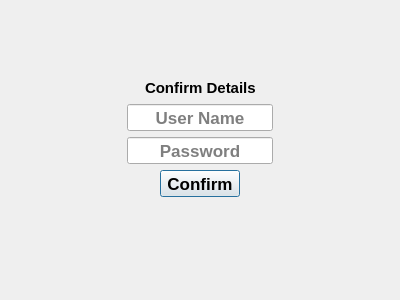
<?xml version="1.0" encoding="UTF-8"?>
<ui version="4.0">
 <class>Confirm</class>
 <widget class="QDialog" name="Confirm">
  <property name="geometry">
   <rect>
    <x>0</x>
    <y>0</y>
    <width>400</width>
    <height>300</height>
   </rect>
  </property>
  <property name="font">
   <font>
    <pointsize>13</pointsize>
    <weight>75</weight>
    <bold>true</bold>
   </font>
  </property>
  <property name="windowTitle">
   <string>Dialog</string>
  </property>
  <layout class="QGridLayout" name="gridLayout_2">
   <item row="0" column="1">
    <spacer name="verticalSpacer">
     <property name="orientation">
      <enum>Qt::Vertical</enum>
     </property>
     <property name="sizeHint" stdset="0">
      <size>
       <width>20</width>
       <height>65</height>
      </size>
     </property>
    </spacer>
   </item>
   <item row="1" column="0">
    <spacer name="horizontalSpacer_7">
     <property name="orientation">
      <enum>Qt::Horizontal</enum>
     </property>
     <property name="sizeHint" stdset="0">
      <size>
       <width>58</width>
       <height>20</height>
      </size>
     </property>
    </spacer>
   </item>
   <item row="1" column="1">
    <layout class="QVBoxLayout" name="verticalLayout">
     <item>
      <layout class="QHBoxLayout" name="horizontalLayout">
       <item>
        <spacer name="horizontalSpacer">
         <property name="orientation">
          <enum>Qt::Horizontal</enum>
         </property>
         <property name="sizeHint" stdset="0">
          <size>
           <width>40</width>
           <height>20</height>
          </size>
         </property>
        </spacer>
       </item>
       <item>
        <widget class="QLabel" name="label">
         <property name="sizePolicy">
          <sizepolicy hsizetype="Fixed" vsizetype="Fixed">
           <horstretch>0</horstretch>
           <verstretch>0</verstretch>
          </sizepolicy>
         </property>
         <property name="maximumSize">
          <size>
           <width>151</width>
           <height>17</height>
          </size>
         </property>
         <property name="font">
          <font>
           <pointsize>11</pointsize>
           <weight>75</weight>
           <bold>true</bold>
          </font>
         </property>
         <property name="text">
          <string>Confirm Details</string>
         </property>
        </widget>
       </item>
       <item>
        <spacer name="horizontalSpacer_2">
         <property name="orientation">
          <enum>Qt::Horizontal</enum>
         </property>
         <property name="sizeHint" stdset="0">
          <size>
           <width>40</width>
           <height>20</height>
          </size>
         </property>
        </spacer>
       </item>
      </layout>
     </item>
     <item>
      <layout class="QHBoxLayout" name="horizontalLayout_2">
       <item>
        <spacer name="horizontalSpacer_3">
         <property name="orientation">
          <enum>Qt::Horizontal</enum>
         </property>
         <property name="sizeHint" stdset="0">
          <size>
           <width>40</width>
           <height>20</height>
          </size>
         </property>
        </spacer>
       </item>
       <item>
        <widget class="QLineEdit" name="userName">
         <property name="sizePolicy">
          <sizepolicy hsizetype="Fixed" vsizetype="Fixed">
           <horstretch>0</horstretch>
           <verstretch>0</verstretch>
          </sizepolicy>
         </property>
         <property name="maximumSize">
          <size>
           <width>146</width>
           <height>27</height>
          </size>
         </property>
         <property name="alignment">
          <set>Qt::AlignCenter</set>
         </property>
         <property name="placeholderText">
          <string>User Name</string>
         </property>
        </widget>
       </item>
       <item>
        <spacer name="horizontalSpacer_4">
         <property name="orientation">
          <enum>Qt::Horizontal</enum>
         </property>
         <property name="sizeHint" stdset="0">
          <size>
           <width>40</width>
           <height>20</height>
          </size>
         </property>
        </spacer>
       </item>
      </layout>
     </item>
     <item>
      <layout class="QHBoxLayout" name="horizontalLayout_3">
       <item>
        <spacer name="horizontalSpacer_5">
         <property name="orientation">
          <enum>Qt::Horizontal</enum>
         </property>
         <property name="sizeHint" stdset="0">
          <size>
           <width>40</width>
           <height>20</height>
          </size>
         </property>
        </spacer>
       </item>
       <item>
        <widget class="QLineEdit" name="password">
         <property name="sizePolicy">
          <sizepolicy hsizetype="Fixed" vsizetype="Fixed">
           <horstretch>0</horstretch>
           <verstretch>0</verstretch>
          </sizepolicy>
         </property>
         <property name="maximumSize">
          <size>
           <width>146</width>
           <height>27</height>
          </size>
         </property>
         <property name="alignment">
          <set>Qt::AlignCenter</set>
         </property>
         <property name="placeholderText">
          <string>Password</string>
         </property>
        </widget>
       </item>
       <item>
        <spacer name="horizontalSpacer_6">
         <property name="orientation">
          <enum>Qt::Horizontal</enum>
         </property>
         <property name="sizeHint" stdset="0">
          <size>
           <width>40</width>
           <height>20</height>
          </size>
         </property>
        </spacer>
       </item>
      </layout>
     </item>
     <item>
      <layout class="QHBoxLayout" name="horizontalLayout_4">
       <item>
        <spacer name="horizontalSpacer_9">
         <property name="orientation">
          <enum>Qt::Horizontal</enum>
         </property>
         <property name="sizeHint" stdset="0">
          <size>
           <width>40</width>
           <height>20</height>
          </size>
         </property>
        </spacer>
       </item>
       <item>
        <widget class="QPushButton" name="confirm">
         <property name="sizePolicy">
          <sizepolicy hsizetype="Fixed" vsizetype="Fixed">
           <horstretch>0</horstretch>
           <verstretch>0</verstretch>
          </sizepolicy>
         </property>
         <property name="maximumSize">
          <size>
           <width>146</width>
           <height>27</height>
          </size>
         </property>
         <property name="text">
          <string>Confirm</string>
         </property>
        </widget>
       </item>
       <item>
        <spacer name="horizontalSpacer_10">
         <property name="orientation">
          <enum>Qt::Horizontal</enum>
         </property>
         <property name="sizeHint" stdset="0">
          <size>
           <width>40</width>
           <height>20</height>
          </size>
         </property>
        </spacer>
       </item>
      </layout>
     </item>
    </layout>
   </item>
   <item row="1" column="2">
    <spacer name="horizontalSpacer_8">
     <property name="orientation">
      <enum>Qt::Horizontal</enum>
     </property>
     <property name="sizeHint" stdset="0">
      <size>
       <width>57</width>
       <height>20</height>
      </size>
     </property>
    </spacer>
   </item>
   <item row="2" column="1">
    <layout class="QGridLayout" name="gridLayout">
     <item row="0" column="0">
      <spacer name="horizontalSpacer_11">
       <property name="orientation">
        <enum>Qt::Horizontal</enum>
       </property>
       <property name="sizeHint" stdset="0">
        <size>
         <width>40</width>
         <height>20</height>
        </size>
       </property>
      </spacer>
     </item>
     <item row="0" column="1">
      <widget class="QLabel" name="details">
       <property name="sizePolicy">
        <sizepolicy hsizetype="Fixed" vsizetype="Fixed">
         <horstretch>0</horstretch>
         <verstretch>0</verstretch>
        </sizepolicy>
       </property>
       <property name="minimumSize">
        <size>
         <width>156</width>
         <height>19</height>
        </size>
       </property>
       <property name="maximumSize">
        <size>
         <width>156</width>
         <height>19</height>
        </size>
       </property>
       <property name="font">
        <font>
         <pointsize>10</pointsize>
        </font>
       </property>
       <property name="text">
        <string/>
       </property>
       <property name="alignment">
        <set>Qt::AlignCenter</set>
       </property>
      </widget>
     </item>
     <item row="0" column="2">
      <spacer name="horizontalSpacer_12">
       <property name="orientation">
        <enum>Qt::Horizontal</enum>
       </property>
       <property name="sizeHint" stdset="0">
        <size>
         <width>40</width>
         <height>20</height>
        </size>
       </property>
      </spacer>
     </item>
    </layout>
   </item>
   <item row="3" column="1">
    <spacer name="verticalSpacer_2">
     <property name="orientation">
      <enum>Qt::Vertical</enum>
     </property>
     <property name="sizeHint" stdset="0">
      <size>
       <width>20</width>
       <height>42</height>
      </size>
     </property>
    </spacer>
   </item>
  </layout>
 </widget>
 <resources/>
 <connections/>
</ui>
